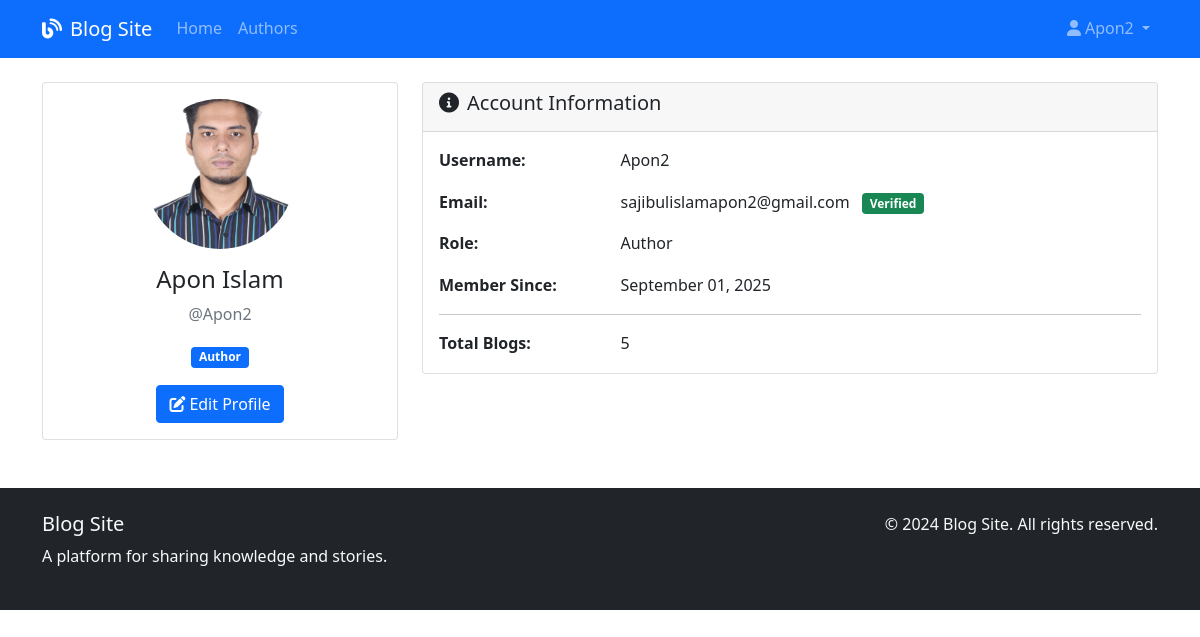
/accounts/profile/ (signed in), run on the app's committed database.
### accounts/models.py (models this page shows, shortened)
class User(AbstractUser):
    USER_ROLES = (
        ('admin', 'Admin'),
        ('author', 'Author'),
        ('reader', 'Reader'),
    )
    role = models.CharField(max_length=10, choices=USER_ROLES, default='reader')
    bio = models.TextField(max_length=500, blank=True)
    profile_picture = models.ImageField(upload_to='profile_pics/', blank=True, null=True)
    website = models.URLField(blank=True)
    twitter = models.CharField(max_length=100, blank=True)
    linkedin = models.CharField(max_length=100, blank=True)
    github = models.CharField(max_length=100, blank=True)
    is_email_verified = models.BooleanField(default=False)
    email_verification_token = models.CharField(max_length=100, blank=True)
    created_at = models.DateTimeField(default=timezone.now)
    def get_full_name(self):
        return f"{self.first_name} {self.last_name}".strip() or self.username

### accounts/views.py (the view)
# urls.py: path('profile/', views.profile_view, name='profile'),
@login_required
def profile_view(request):
    return render(request, 'accounts/profile.html', {'user': request.user})

### templates/accounts/profile.html (shortened to what this page needs)
{% extends 'base.html' %}
{% block content %}
<div class="row">
    <div class="col-md-4">
        <div class="card">
            <div class="card-body text-center">
                {% if user.profile_picture %}
                    <img src="{{ user.profile_picture.url }}" alt="Profile Picture"
                         class="rounded-circle profile-img mb-3">
                {% else %}
                    <div class="bg-secondary rounded-circle profile-img mx-auto mb-3 d-flex align-items-center justify-content-center">
                        <i class="fas fa-user fa-4x text-white"></i>
                    </div>
                {% endif %}
                <h4>{{ user.get_full_name }}</h4>
                <p class="text-muted">@{{ user.username }}</p>
                <span class="badge bg-primary">{{ user.get_role_display }}</span>
                <div class="mt-3">
                    <a href="{% url 'accounts:profile_update' %}" class="btn btn-primary">
                        <i class="fas fa-edit me-1"></i>Edit Profile
                    </a>
                </div>
            </div>
        </div>
    </div>
    <div class="col-md-8">
        <div class="card">
            <div class="card-header">
                <h5><i class="fas fa-info-circle me-2"></i>Account Information</h5>
            </div>
            <div class="card-body">
                <div class="row mb-3">
                    <div class="col-sm-3"><strong>Username:</strong></div>
                    <div class="col-sm-9">{{ user.username }}</div>
                </div>
                <div class="row mb-3">
                    <div class="col-sm-3"><strong>Email:</strong></div>
                    <div class="col-sm-9">
                        {{ user.email }}
                        {% if user.is_email_verified %}
                            <span class="badge bg-success ms-2">Verified</span>
                        {% else %}
                            <span class="badge bg-warning ms-2">Not Verified</span>
                        {% endif %}
                    </div>
                </div>
                <div class="row mb-3">
                    <div class="col-sm-3"><strong>Role:</strong></div>
                    <div class="col-sm-9">{{ user.get_role_display }}</div>
                </div>
                <div class="row mb-3">
                    <div class="col-sm-3"><strong>Member Since:</strong></div>
                    <div class="col-sm-9">{{ user.date_joined|date:"F d, Y" }}</div>
                </div>
                {% if user.role == 'author' or user.role == 'admin' %}
                    <hr>
                    <div class="row">
                        <div class="col-sm-3"><strong>Total Blogs:</strong></div>
                        <div class="col-sm-9">{{ user.blogs.count }}</div>
                    </div>
                {% endif %}
            </div>
        </div>
    </div>
</div>
{% endblock %}

### templates/base.html (shortened to what this page needs)
<!DOCTYPE html>
<html lang="en">
<head>
    <link href="https://cdn.jsdelivr.net/npm/bootstrap@5.1.3/dist/css/bootstrap.min.css" rel="stylesheet">
    <link href="https://cdnjs.cloudflare.com/ajax/libs/font-awesome/6.0.0/css/all.min.css" rel="stylesheet">
    {% load static %}
    <link rel="stylesheet" href="{% static 'css/style.css' %}">
</head>
<body>
    <nav class="navbar navbar-expand-lg navbar-dark bg-primary">
        <div class="container">
            <a class="navbar-brand" href="{% url 'blog:home' %}">
                <i class="fas fa-blog me-2"></i>Blog Site
            </a>
            <div class="collapse navbar-collapse" id="navbarNav">
                <ul class="navbar-nav me-auto">
                    <li class="nav-item">
                        <a class="nav-link" href="{% url 'blog:home' %}">Home</a>
                    </li>
                    <li class="nav-item">
                        <a class="nav-link" href="{% url 'blog:authors' %}">Authors</a>
                    </li>
                </ul>
                <ul class="navbar-nav">
                    {% if user.is_authenticated %}
                        <li class="nav-item dropdown">
                            <a class="nav-link dropdown-toggle" href="#" id="navbarDropdown" role="button" data-bs-toggle="dropdown">
                                <i class="fas fa-user me-1"></i>{{ user.username }}
                            </a>
                        </li>
                    {% endif %}
                </ul>
            </div>
        </div>
    </nav>
    <main class="container my-4">
        {% block content %}
        {% endblock %}
    </main>
    <footer class="bg-dark text-light py-4 mt-5">
        <div class="container">
            <div class="row">
                <div class="col-md-6">
                    <h5>Blog Site</h5>
                    <p>A platform for sharing knowledge and stories.</p>
                </div>
                <div class="col-md-6 text-md-end">
                    <p>&copy; 2024 Blog Site. All rights reserved.</p>
                </div>
            </div>
        </div>
    </footer>
</body>
</html>

### static/css/style.css (style rules this page uses)
:root { --primary-color: #0d6efd; --secondary-color: #6c757d; --success-color: #198754; --danger-color: #dc3545; --warning-color: #ffc107; --info-color: #0dcaf0; }
body { font-family: "Segoe UI", Tahoma, Geneva, Verdana, sans-serif; line-height: 1.6; }
.profile-img { width: 150px; height: 150px; object-fit: cover; }

### data on the page
User: username "Apon2", profile_picture (picture), get_full_name "Apon Islam", role "Author", email "sajibulislamapon2@gmail.com", date_joined "September 01, 2025", blogs.count "5"
